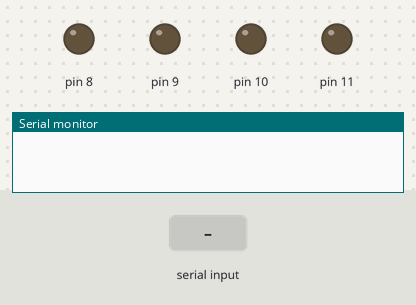
The sketch below on a simulated Arduino Uno, built with avr-gcc and run on an emulated ATmega328P. Shown: output pins drawn as LEDs (lit = HIGH), the last lines printed to the serial monitor. The inputs (shaded band) are chosen by the test bench.

Above: at 1.2 s.
1.3 s: "F" received over Serial
At 1.7 s:
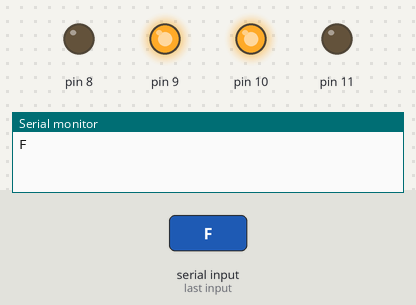
2.8 s: "B" received over Serial
At 4.0 s:
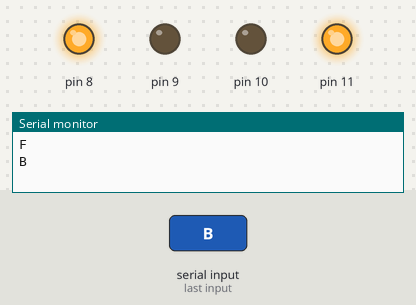
4.3 s: "R" received over Serial
At 5.2 s:
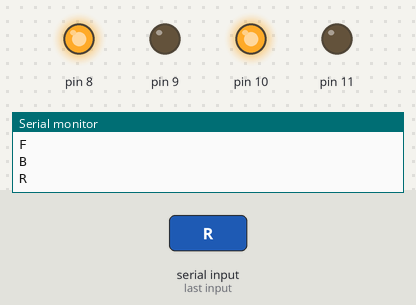
5.8 s: "L" received over Serial
At 6.3 s:
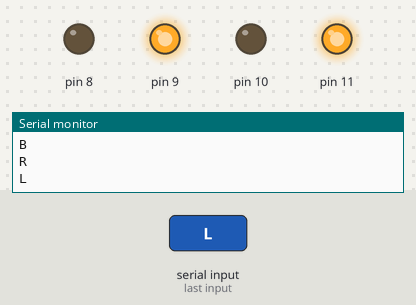
Timing chart, 0 to 8.3 s (numbered marks = the images above; inputs shaded):
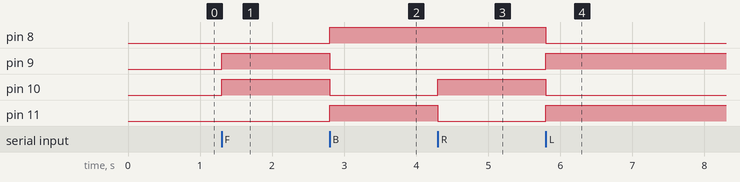

The sketch:

blutooth_car.ino
```cpp
char value;

void setup() {
  pinMode(8, OUTPUT);
  pinMode(9, OUTPUT);
  pinMode(10, OUTPUT);
  pinMode(11, OUTPUT);
  Serial.begin(9600);


}

void forward() {
  digitalWrite(8, LOW);
  digitalWrite(9, HIGH);
  digitalWrite(10, HIGH);
  digitalWrite(11, LOW);
}

void backward() {
  digitalWrite(8, HIGH);
  digitalWrite(9, LOW);
  digitalWrite(10, LOW);
  digitalWrite(11, HIGH);
}

void right() {
  digitalWrite(8, HIGH);
  digitalWrite(9, LOW);
  digitalWrite(10, HIGH);
  digitalWrite(11, LOW);
}


void left() {
  digitalWrite(8, LOW);
  digitalWrite(9, HIGH);
  digitalWrite(10, LOW);
  digitalWrite(11, HIGH);

}

void stops() {
  digitalWrite(8, LOW);
  digitalWrite(9, LOW);
  digitalWrite(10, LOW);
  digitalWrite(11, LOW);
}

void loop() {
  if (Serial.available() > 0) {
    value = Serial.read();
    Serial.println(value);
    if (value == 'F') {
      forward();
    }
    if (value == 'B') {
      backward();
    }
    if (value == 'R') {
      right();
    }
    if (value == 'L') {
      left();
    }
    if (value == 'S') {
      stops();
    }
  }


}
```

Measured:
- after the input at 1.3 s, pin 9, pin 10: LOW → HIGH at once
- after the input at 2.8 s, pin 8, pin 11: LOW → HIGH at once; pin 9, pin 10: HIGH → LOW at once
- after the input at 4.3 s, pin 10: LOW → HIGH at once; pin 11: HIGH → LOW at once
- after the input at 5.8 s, pin 8, pin 10: HIGH → LOW at once; pin 9, pin 11: LOW → HIGH at once
